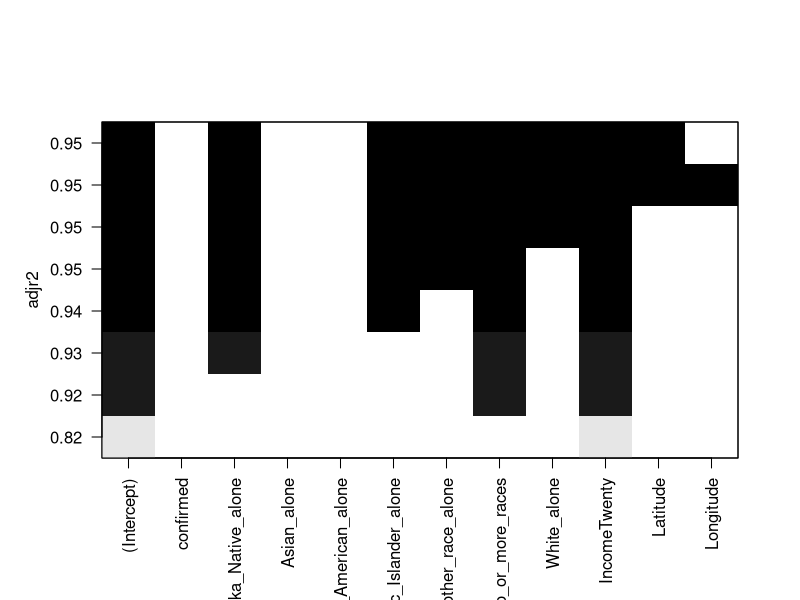
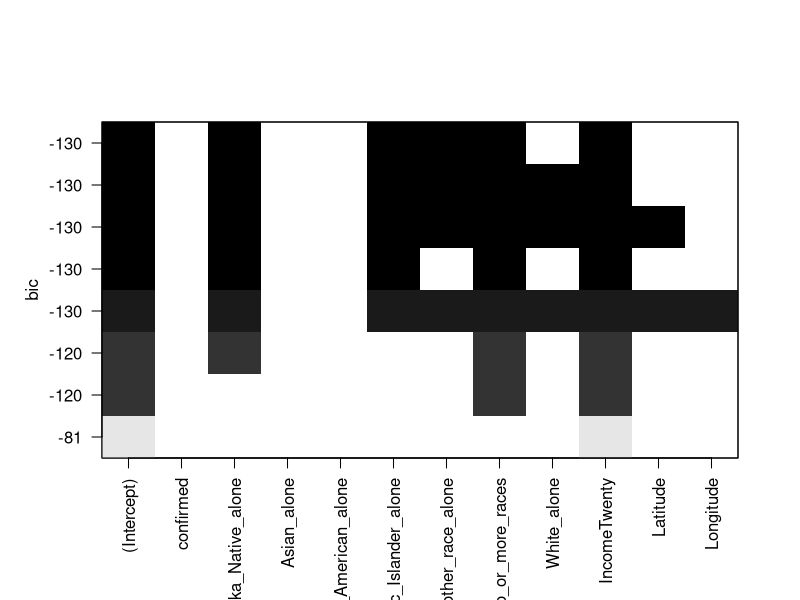
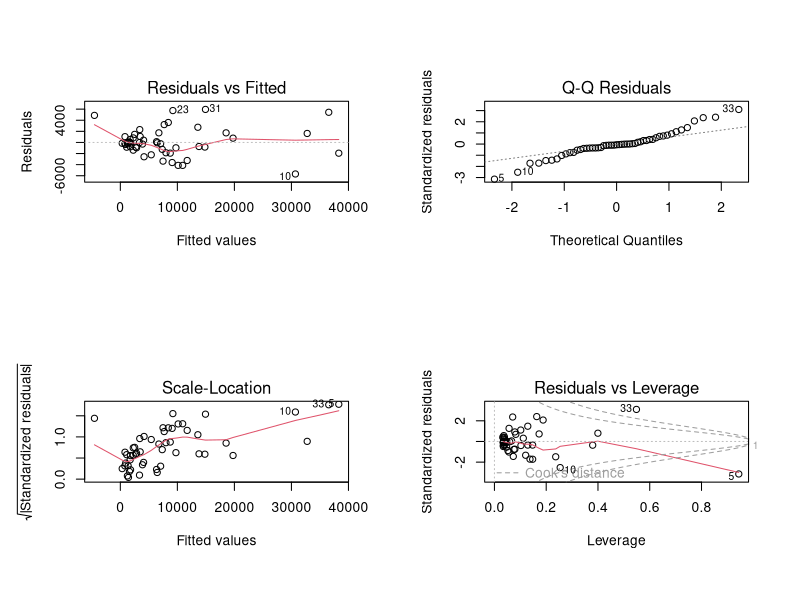

The R script that drew these images, in order: (Note: this script raises an error after producing the figures.)
## ---- chunk 1
library(tidyverse)
library(leaps)
library(car)
library(MASS)
## ---- chunk 2
covid_dftmp <- read_csv("../data/covid_df_regression.csv")

covid_dftmp %>% 
  dplyr::select(-Province_State, -Total_Population) -> covid_df
## ---- chunk 3
attach(covid_df)
reg_covid_df <- lm(deaths ~., data = covid_df)
summary(reg_covid_df)
## ---- chunk 4
reg_fit <- regsubsets(deaths ~., nvmax = 10, data =  covid_df)
summary(reg_fit)
## ---- chunk 5
summary(reg_fit)$adjr2 # find max adjr2---> p = 6,0.9265559
summary(reg_fit)$cp # find min cp ---> p = p = 4,3.257537
summary(reg_fit)$bic # find min bic ---> p = 4, -117.23954

which.max(summary(reg_fit)$adjr2)
which.min(summary(reg_fit)$cp) 
which.min(summary(reg_fit)$bic)
## ---- chunk 6
# backward elimination variable selection
reg_fit_bk <- regsubsets(deaths ~., data = covid_df, method = "backward")
plot(reg_fit_bk, scale = "adjr2")
plot(reg_fit_bk, scale = "bic")
## ---- chunk 7
null = lm(deaths ~ 1, data = covid_df)
full = lm(deaths ~., data = covid_df)
step(null, scope = list(lower = null, upper = full), direction = "forward")
## ---- chunk 8
# BIC---4
reg_model_bic <- lm(deaths ~ confirmed + Asian_alone + White_alone + IncomeTwenty, data = covid_df)
summary(reg_model_bic)

# AIC---5
reg_model_aic <- lm(deaths ~ White_alone + Black_or_African_American_alone + IncomeTwenty + Asian_alone + confirmed, data = covid_df)
summary(reg_model_aic)

## seems AIC better
## ---- chunk 9
par(mfrow = c(2,2))
plot(reg_model_aic)
## ---- chunk 10
t_aic <- rstudent(reg_model_aic)
shapiro.test(t_aic) 
## ---- chunk 11
ncvTest(reg_model_aic)
## ---- chunk 12
bc_aic <- boxcox(reg_model_aic)
lambda <- bc_aic$x[which.max(bc_aic$y)]
lambda
## ---- chunk 13
# test -2
reg_model_aic1 <- lm(deaths^(-2) ~ White_alone + Black_or_African_American_alone + IncomeTwenty + Asian_alone + confirmed, data = covid_df)
new_t_aic1 <- rstudent(reg_model_aic1)
shapiro.test(new_t_aic1)
## ---- chunk 14
# test best lambda
reg_model_aic2 <- lm(deaths^lambda ~ White_alone + Black_or_African_American_alone + IncomeTwenty + Asian_alone + confirmed, data = covid_df)
new_t_aic2 <- rstudent(reg_model_aic2)
shapiro.test(new_t_aic2)
## ---- chunk 15
par(mfrow = c(2,2))
plot(reg_model_aic2) ## normal qq pass normality
## ---- chunk 16
step(reg_model_aic2) 
ncvTest(reg_model_aic2) # does not pass constant variance, conclude heter
outlierTest(reg_model_aic2) # pass bonferroni p

# lack of fit
# reduced = lm(deaths^lambda ~ White_alone + Black_or_African_American_alone + IncomeTwenty + Asian_alone + confirmed, data = covid_df1)
# full = lm(deaths^lambda ~ as.factor(White_alone) + as.factor(Black_or_African_American_alone) + as.factor(IncomeTwenty) + as.factor(Asian_alone) + as.factor(confirmed), data = covid_df1)
# anova(reduced, full)
## ---- chunk 17
covid_df1 <- covid_df[-c(23,31,10),]
reg_model_aic_rmout <- lm(deaths^lambda ~ White_alone + Black_or_African_American_alone + IncomeTwenty + Asian_alone + confirmed, data = covid_df1)
ncvTest(reg_model_aic_rmout)  # pass constant variance, conclude homo

new_t_aic_rmout <- rstudent(reg_model_aic_rmout)
shapiro.test(new_t_aic_rmout)
## ---- chunk 18
reg_model_aic3 <- lm(deaths^lambda ~ White_alone + IncomeTwenty + Asian_alone + confirmed, data = covid_df)
new_t_aic3 <- rstudent(reg_model_aic3)
shapiro.test(new_t_aic3)
## ---- chunk 19
par(mfrow = c(2,2))
plot(reg_model_aic3)
## ---- chunk 20
par(mfrow = c(2,2))
plot(reg_model_bic)
## ---- chunk 21
# covid_df1 <- covid_df[-c(5,10,33),]
# BIC
reg_model_bic1 <- lm(deaths ~ confirmed + Asian_alone + White_alone + IncomeTwenty, data = covid_df1)
summary(reg_model_bic1)

par(mfrow = c(2,2))
plot(reg_model_bic1)
t_bic1 <- rstudent(reg_model_bic1)
shapiro.test(t_bic1) 
## ---- chunk 22
# BIC
t_bic <- rstudent(reg_model_bic)
shapiro.test(t_bic) 
## ---- chunk 23
boxcox(reg_model_bic)
## ---- chunk 24
ncvTest(reg_model_bic)
